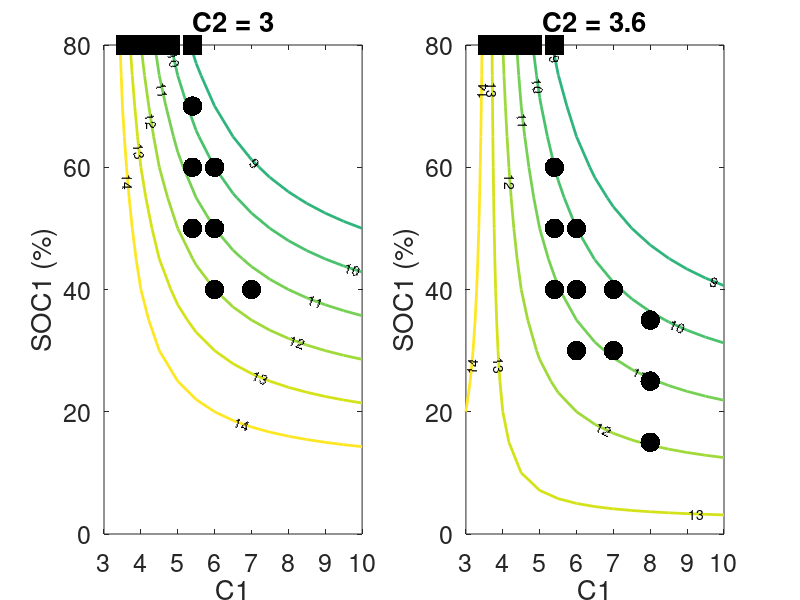
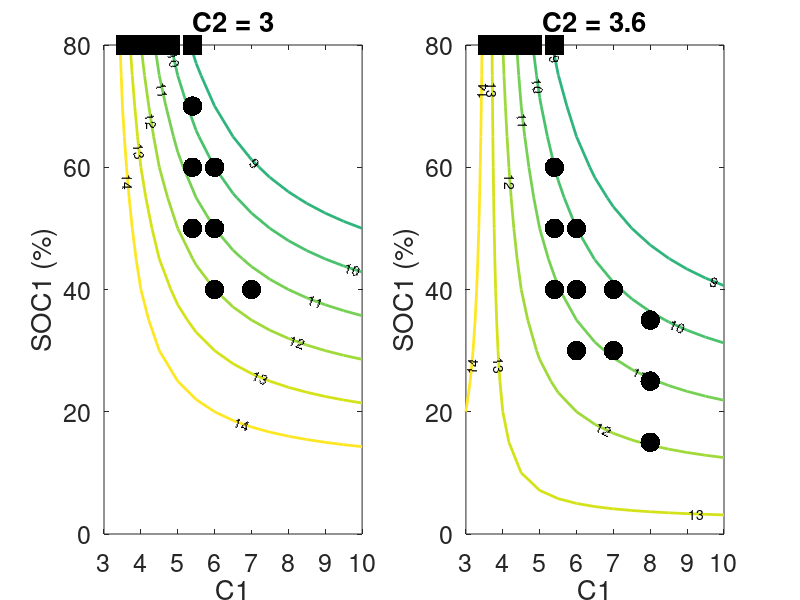

Write the MATLAB code that produced these figures, in order.
% BMS contour
% Peter Attia
% 2017-06-15

close all

colormap jet

Q1=0:5:80;
CC1=3:0.5:10;
CC2=[3 3.6];
time = ones(length(CC2),length(CC1),length(Q1));
figure, set(gcf, 'units','normalized','outerposition',[0 0 1 1])
for i=1:length(CC2)
    subplot(1,length(CC2),i), hold on, box on
    xlabel('C1', 'FontSize',18),ylabel('SOC1 (%)', 'FontSize',18)
    title(['C2 = ' num2str(CC2(i))], 'FontSize',18)
    axis([min(CC1) max(CC1) 0 max(Q1)])
    
    [X,Y] = meshgrid(CC1,Q1);
    time = (60.*Y./X./100)+(60.*(80-Y)./CC2(i)./100);
    v = [14,13, 12, 11, 10, 9];
    contour(X,Y,time,v,'LineWidth',2,'ShowText','on')
    set(gca, 'FontSize',18)
end

% Manually determined degradation values in Excel. The list of policies and
% the list of degradation values should be programmatically generated
list = [3.6	80	3.601	3.1279E-05
        4	80	4	3.8254E-05
        4.4	80	4.4	1.0923E-04
        4.8	80	4.8	2.6018E-04
        5.4	40	3.6	1.2798E-04
        5.4	50	3	1.6890E-04
        5.4	50	3.6	1.2336E-04
        5.4	60	3	2.2486E-04
        5.4	60	3.6	2.1632E-04
        5.4	70	3	2.1184E-04
        5.4	80	5.4	3.3856E-04
        6	30	3.6	1.4072E-04
        6	40	3	1.8642E-04
        6	40	3.6	2.2163E-04
        6	50	3	2.0858E-04
        6	50	3.6	2.4528E-04
        6	60	3	2.5727E-04
        7	30	3.6	2.5364E-04
        7	40	3	2.7135E-04
        7	40	3.6	2.9956E-04
        8	15	3.6	1.6029E-04
        8	25	3.6	2.7165E-04
        8	35	3.6	3.1434E-04];

scalefactor = 1e6; % Factor to scale 

maxvalue = max(list(:,4))*scalefactor;


for i = 1:length(list(:,1))
    if list(i,3) == 3
        subplot(1, length(CC2), 1)
        %ax(2) = axes;
        scatter(list(i,1),list(i,2),'o','filled','CData',[0 0 0],'SizeData',200,'LineWidth',5)
    elseif list(i,3) == 3.6
        subplot(1, length(CC2), 2)
        scatter(list(i,1),list(i,2),'o','filled','CData',[0 0 0],'SizeData',200,'LineWidth',5)
    else
        subplot(1, length(CC2), 1)
        scatter(list(i,1),list(i,2),'square','filled','CData',[0 0 0],'SizeData',200,'LineWidth',5)
        %caxis([0 maxvalue])
        subplot(1, length(CC2), 2)
        scatter(list(i,1),list(i,2),'square','filled','CData',[0 0 0],'SizeData',200,'LineWidth',5)
        %caxis([0 maxvalue])
    end
end

%% Save images
saveas(gcf,'contour.png')
saveas(gcf,'contour.fig')